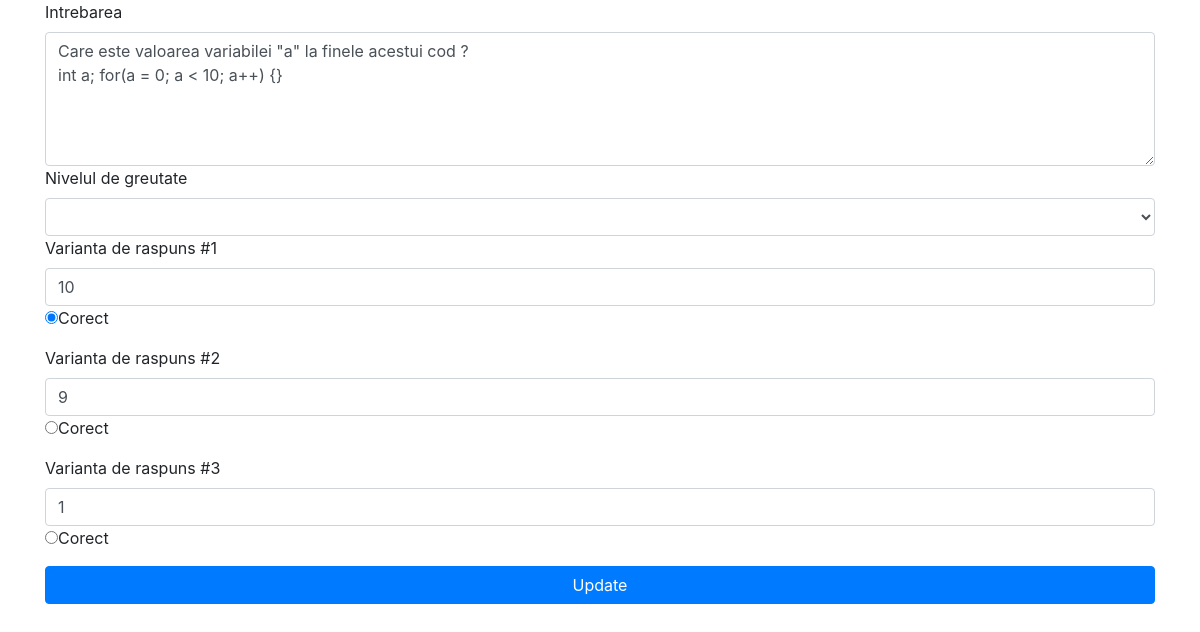
Page /administration/edit.php?id=3 on the committed database.
### tables this page shows
CREATE TABLE `Question` (
  `id` int(11) NOT NULL,
  `quiz` text NOT NULL,
  `level` int(1) NOT NULL
);

CREATE TABLE `Answer` (
  `id` int(11) NOT NULL,
  `id_Q` int(11) NOT NULL,
  `variant` text NOT NULL,
  `ans` tinyint(1) NOT NULL
);

### administration/edit.php (the view, shortened to what this page needs)
<!DOCTYPE html>
	<html>
		<head>
				<link rel="stylesheet" href="//maxcdn.bootstrapcdn.com/bootstrap/4.0.0-alpha.2/css/bootstrap.min.css" />
		</head>
		<body>
			<div class="container" id="main">
				<?
				if(isset($_GET['id']))
					{
						$var = $_GET['id'];
						$Question = mysql_fetch_row(mysql_query("SELECT * FROM Question WHERE id=$var"));
						echo "<form name=\"edit\" action=\"edit.php\" method=\"POST\">";
						echo "<label>Intrebarea</label>";
			     		echo "<textarea class='form-control' rows='5' name='q' required>$Question[1]</textarea>";
			     		echo "<label>Nivelul de greutate</label>";
			    		echo "<select class='form-control' name='level' required>";
               			echo "<option></option><option>Incepator</option><option >Mediu</option><option >Avansat</option>";
                      	echo "</select>";
              			$Q = mysql_query("SELECT * FROM `Answer` WHERE id_Q=$var ");
              			$i=1;
						$q = mysql_fetch_array($Q);
							do
								{
									echo '<div class="form-group">';
									echo '<label>Varianta de raspuns #'.$i.'</label>';
									echo '<input type="text" class="form-control" name="ans[]" value="'.$q[2].'" required>';
									if($q[3]==1)
										echo '<input type="radio" name="check" value="'.$i.'" checked>Corect</label>';
									else
										echo '<input type="radio" name="check" value="'.$i.'" >Corect</label>';
									echo '</div>';
									$i++;
								}while($q = mysql_fetch_array($Q));
                      	echo "<button type='submit' class='btn btn-primary btn-block' name='submit'>Update</button>";
					}
				?>
			</div>
		</body>
	</html>

### rows in the picture
question: q "Care este valoarea variabilei \"a\" la finele acestui cod ? int a; for(a = 0; a < 10; a++) {}"
answer: variant "10"
answer: variant "9"
answer: variant "1"
